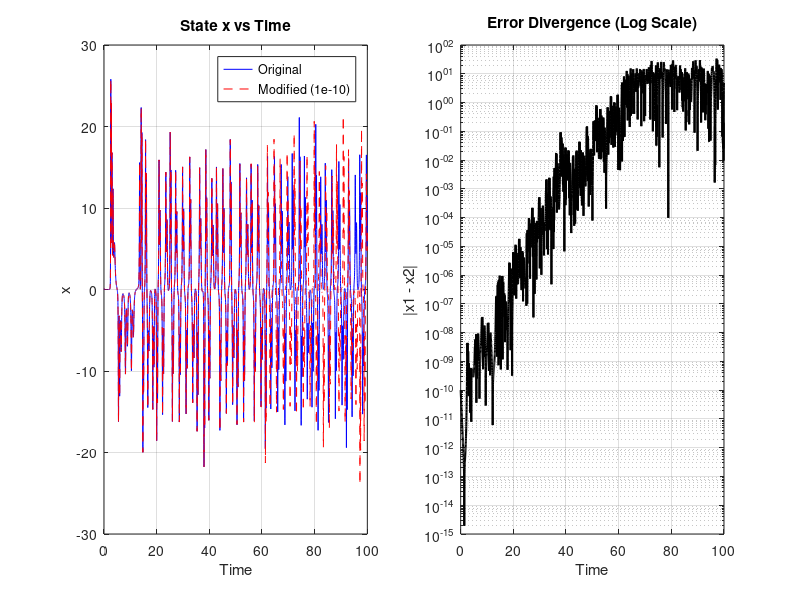

MATLAB code to generate this figure:
%% SENSITIVITY ANALYSIS (Fixed)
% Compares two trajectories with 1e-10 difference
clear; clc; close all;
addpath('functions');

% 1. Setup
a = 4.6; b = 1; c = 5.6; % Hyper-chaotic parameters
ic1 = [0.1, 0.2, 0.3, 0.4, 0.5];
ic2 = ic1; 
ic2(1) = ic2(1) + 1e-10; % Tiny change in x0

fprintf('Running Sensitivity Test...\n');

% 2. Run Simulations
% FIX: Define explicit time points so outputs align perfectly
t_fixed = linspace(0, 100, 5000); 

sys = @(t, s) [
    -a*s(1) + s(2)*s(3) - s(3);
    2*s(2) - s(1)*s(3);
    s(1)*s(2) + s(4) - c*s(3) + cos(s(5))*s(1);
    -3*s(3) - s(4);
    s(1)
];

[t1, y1] = ode45(sys, t_fixed, ic1);
[t2, y2] = ode45(sys, t_fixed, ic2);

% 3. Plotting
figure('Position', [100, 100, 1000, 400]);

% Time Series
subplot(1, 2, 1);
plot(t_fixed, y1(:,1), 'b'); hold on;
plot(t_fixed, y2(:,1), 'r--'); % Now they share the same x-axis (t_fixed)
title('State x vs Time');
legend('Original', 'Modified (1e-10)', 'Location', 'best');
xlabel('Time'); ylabel('x'); grid on;

% Error Plot (Log Scale)
subplot(1, 2, 2);
error = abs(y1(:,1) - y2(:,1)); % Direct subtraction now works
semilogy(t_fixed, error, 'k', 'LineWidth', 1.5);
title('Error Divergence (Log Scale)');
xlabel('Time'); ylabel('|x1 - x2|'); grid on;

fprintf('✓ Sensitivity Verified. Divergence observable after t=50.\n');
